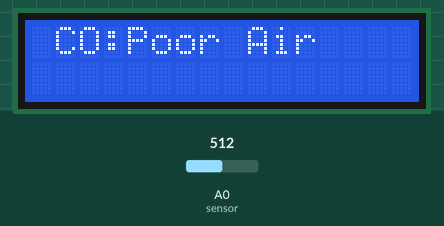
This sketch was run on a simulated Arduino Uno, built with avr-gcc and run on an emulated ATmega328P. Shown: 16×2 character LCD. Inputs (shaded band) come from the test bench; at power-on: A0 (sensor) = 512. The modem accepts every AT command (registered, SIM ready, sends succeed) and sends nothing else; what the sketch prints to the serial monitor is not drawn.

Above: at 0.1 s.
At 18.2 s:
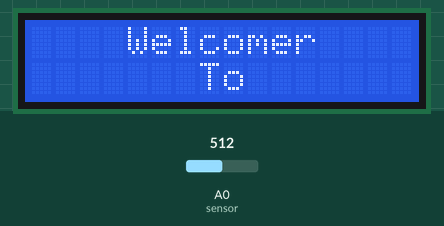
At 70.6 s:
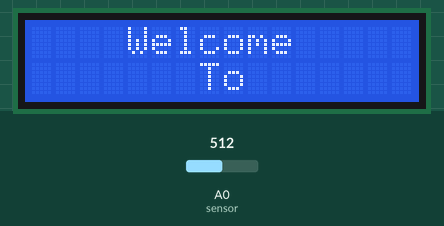
At 125.9 s:
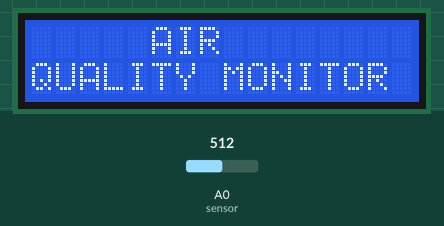

Measured:
- what the display in image 1 shows lasts 3.0 s, from 18.2 s to 21.2 s

The sketch:

Environmental_Monitoring_System.ino
```cpp
#include <SoftwareSerial.h>
//allows serial communication with digital pin other than serial port
#include <LiquidCrystal.h>

LiquidCrystal lcd(13, 12, 6, 5, 4, 3);

//includes libraries for LCD//Demonstrates the use a 16x2 LCD display.
float t=0;
char data = 0;
String apiKey = "XBQDVORXXGAROWDW";  // Write API key
SoftwareSerial ser(8,9); // RX, TX
void setup()

{
// enable debug serial
  Serial.begin(9600); //  serial data transmission at Baudrate of 9600
  ser.begin(9600);
  lcd.begin(16,2);


 }

void loop()
{

  mq135();

  esp_8266();
  LCD();

}
```

ESP8266.ino
```cpp
void esp_8266()

{


   // TCP connection AT+CIPSTART=4,"TCP","184.106.153.149",80

    String cmd = "\nAT+CIPSTART=4,\"TCP\",\"";  // Establish TCP connection
    /*
     AT+CIPSTART=id,type,addr,port

    id: 0-4, id of connection
    type: String, “TCP” or “UDP”
    addr: String, remote IP
    port: String, remote port

    */
    cmd += "184.106.153.149"; // api.thingspeak.com

    cmd += "\",80";

    ser.println(cmd);

    Serial.println(cmd);


  String getStr = "GET /update?api_key=";  // API key

  getStr += apiKey;

  //getStr +="&field1=";

  //getStr +=String(h);

  getStr +="&field1=";

  getStr +=String(t);

  getStr += "\r\n\r\n";

  // send data length

  cmd = "AT+CIPSEND="; // Send data AT+CIPSEND=id,length

  cmd += String(getStr.length());

  ser.println(cmd);

  Serial.println(cmd);

  delay(1000);

  ser.print(getStr);

  Serial.println(getStr);


  // thingspeak needs 16 sec delay between updates

  delay(17000);

}
```

mq135.ino
```cpp
void mq135(){

  //delay(1000);

  t = analogRead(A0);  // Read sensor value and stores in a variable t

  Serial.print("Airquality and Component = ");

  Serial.println(t);

   if (t<=100)
   {
   lcd.print("O2 , CO2,Ar,N2,:Fresh Air");
   Serial.print("O2,CO2:Fresh Air ");

   }
  else if( t>=500 && t<=1000 )
   {
   lcd.print(" CO:Poor Air");
   Serial.print("CO:Poor Air");

   }
  else if (t>=1000 )
  {
  lcd.print(" NO2,SO2:Very Poor");
  Serial.print("NO2,SO2:Very Poor");

  }


  }
```

LCD.ino
```cpp
void LCD(){
//LiquidCrystal lcd(13, 12, 6, 5, 4, 3);

/// LCD connections
 lcd.setCursor(0,0);

  lcd.print("    Welcome");

  lcd.setCursor(0,1);

  lcd.print("       To        ");

  delay(3000);


  lcd.clear();

  lcd.setCursor(0,0);

  lcd.print("     AIR");

  lcd.setCursor(0,1);

  lcd.print("QUALITY MONITOR");

  delay(3000);


  ser.println("AT");  // Attenuation

  delay(1000);
  ser.println("AT+GMR"); // To view version info for ESP-01 output: 00160901 and ESP-12 output: 0018000902-AI03

  delay(1000);

  ser.println("AT+CWMODE=3"); // To determine WiFi mode


  }
```
